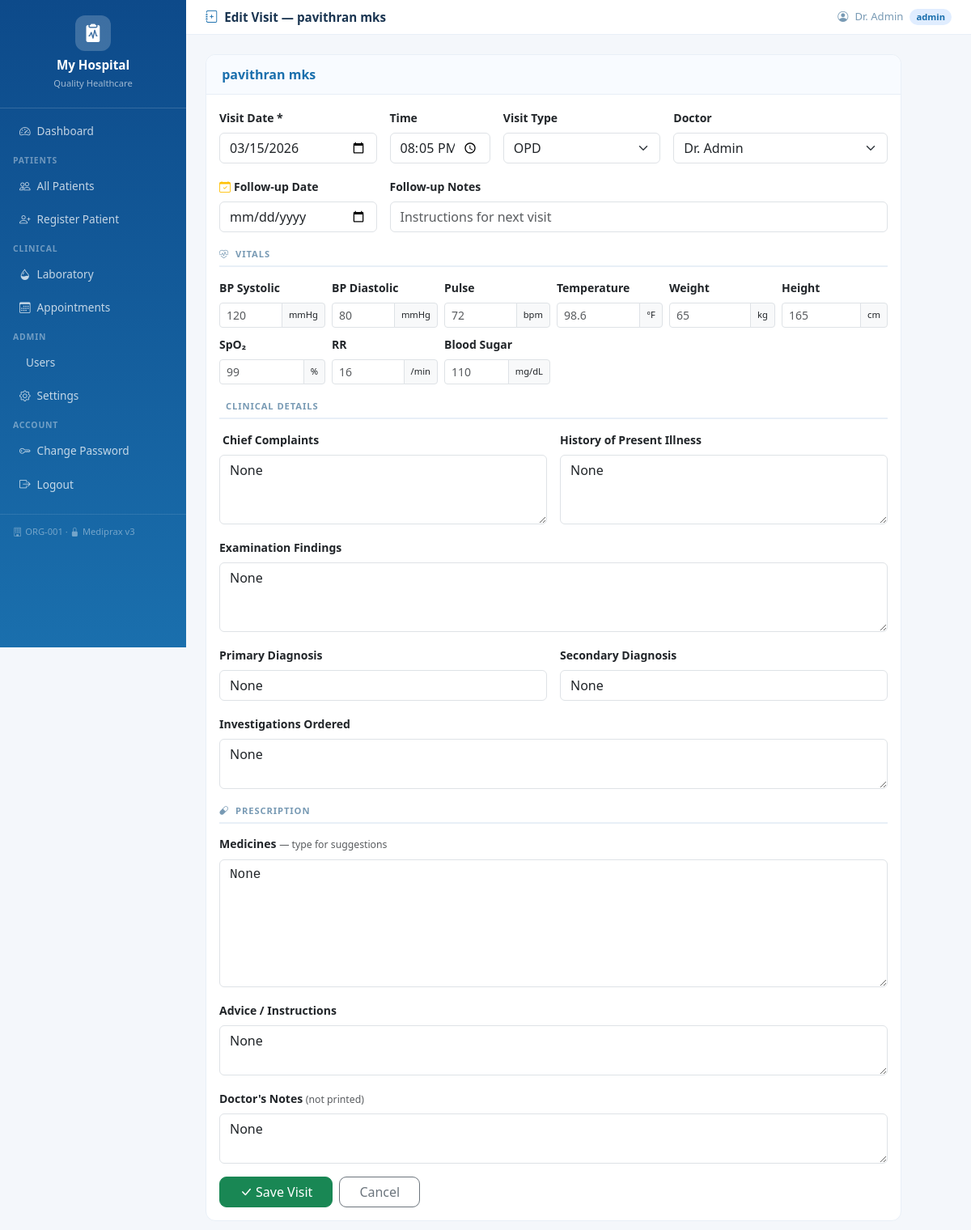
/visits/1/1/edit (signed in), run on the app's committed database.
### tables this page shows
CREATE TABLE hospitals(
            id         INTEGER PRIMARY KEY AUTOINCREMENT,
            name       TEXT NOT NULL,
            tagline    TEXT DEFAULT 'Quality Healthcare',
            address    TEXT DEFAULT '',
            phone      TEXT DEFAULT '',
            email      TEXT DEFAULT '',
            color1     TEXT DEFAULT '#1a6fad',
            color2     TEXT DEFAULT '#0e9f8b',
            is_active  INTEGER DEFAULT 1,
            created_at TIMESTAMP DEFAULT CURRENT_TIMESTAMP
        , org_id TEXT);

CREATE TABLE patients(
            id                INTEGER PRIMARY KEY AUTOINCREMENT,
            hospital_id       INTEGER NOT NULL,
            uhid              TEXT,
            name              TEXT NOT NULL,
            dob               DATE,
            age               INTEGER,
            gender            TEXT,
            guardian_name     TEXT DEFAULT '',
            guardian_relation TEXT DEFAULT '',
            emergency_contact TEXT DEFAULT '',
            emergency_phone   TEXT DEFAULT '',
            insurance         TEXT DEFAULT '',
            insurance_no      TEXT DEFAULT '',
            blood_group       TEXT DEFAULT '',
            rh_factor         TEXT DEFAULT '',
            height_cm         INTEGER,
            address           TEXT DEFAULT '',
            city              TEXT DEFAULT '',
            state             TEXT DEFAULT '',
            phone             TEXT DEFAULT '',
            email             TEXT DEFAULT '',
            individual_number TEXT DEFAULT '',
            occupation        TEXT DEFAULT '',
            marital_status    TEXT DEFAULT '',
            religion          TEXT DEFAULT '',
            nationality       TEXT DEFAULT 'Indian',
            comorbidity       TEXT DEFAULT '',
            known_allergies   TEXT DEFAULT '',
            past_medical_history TEXT DEFAULT '',
            past_surgical_history TEXT DEFAULT '',
            family_history    TEXT DEFAULT '',
            habits            TEXT DEFAULT '',
            patient_type      TEXT DEFAULT 'OPD'
                              CHECK(patient_type IN ('OPD','IPD','Emergency')),
            created_at        TIMESTAMP DEFAULT CURRENT_TIMESTAMP,
            updated_at        TIMESTAMP DEFAULT CURRENT_TIMESTAMP, org_id TEXT,
            FOREIGN KEY (hospital_id) REFERENCES hospitals(id)
        );

CREATE TABLE users(
            id            INTEGER PRIMARY KEY AUTOINCREMENT,
            hospital_id   INTEGER NOT NULL,
            username      TEXT UNIQUE NOT NULL,
            password_hash TEXT NOT NULL,
            role          TEXT NOT NULL DEFAULT 'nurse'
                          CHECK(role IN ('admin','doctor','nurse','patient')),
            name          TEXT NOT NULL,
            specialization TEXT DEFAULT '',
            phone         TEXT DEFAULT '',
            patient_id    INTEGER,
            created_at    TIMESTAMP DEFAULT CURRENT_TIMESTAMP,
            FOREIGN KEY (hospital_id) REFERENCES hospitals(id)
        );

CREATE TABLE visits(
            id            INTEGER PRIMARY KEY AUTOINCREMENT,
            hospital_id   INTEGER NOT NULL,
            patient_id    INTEGER NOT NULL,
            admission_id  INTEGER,
            visit_type    TEXT DEFAULT 'OPD'
                          CHECK(visit_type IN ('OPD','IPD','Emergency')),
            token_no      INTEGER,
            visit_date    DATE NOT NULL,
            visit_time    TIME,
            doctor_id     INTEGER,
            complaints    TEXT DEFAULT '',
            history_of_illness TEXT DEFAULT '',
            examination_findings TEXT DEFAULT '',
            primary_diagnosis TEXT DEFAULT '',
            secondary_diagnosis TEXT DEFAULT '',
            investigation TEXT DEFAULT '',
            prescription  TEXT DEFAULT '',
            notes         TEXT DEFAULT '',
            advice        TEXT DEFAULT '',
            -- Vitals
            bp_systolic   INTEGER,
            bp_diastolic  INTEGER,
            pulse         INTEGER,
            temperature   REAL,
            weight        REAL,
            height        INTEGER,
            spo2          INTEGER,
            rr            INTEGER,
            blood_sugar   REAL,
            -- Follow-up
            followup_date DATE,
            followup_notes TEXT DEFAULT '',
            created_by    INTEGER,
            created_at    TIMESTAMP DEFAULT CURRENT_TIMESTAMP,
            FOREIGN KEY (hospital_id) REFERENCES hospitals(id),
            FOREIGN KEY (patient_id)  REFERENCES patients(id)
        );

### app/routes/visit_routes.py (the view, shortened to what this page needs)
@visit_routes.route('/<int:pid>/<int:vid>/edit', methods=['GET','POST'])
def edit_visit(pid, vid):
    if not _ok(): return redirect(url_for('auth.login'))
    if not _rw(): flash('Read-only.','danger'); return redirect(url_for('patients.patient_detail',pid=pid))
    hid = _hid(); db = get_db()
    patient   = db.execute('SELECT * FROM patients WHERE id=? AND hospital_id=?',(pid,hid)).fetchone()
    raw_visit = db.execute('SELECT * FROM visits WHERE id=? AND patient_id=? AND hospital_id=?',(vid,pid,hid)).fetchone()
    if not raw_visit: flash('Not found.','danger'); return redirect(url_for('patients.patient_detail',pid=pid))
    doctors = db.execute("SELECT id,name FROM users WHERE hospital_id=? AND role IN ('admin','doctor') ORDER BY name",(hid,)).fetchall()
    pt = {k:(patient[k] if k in patient.keys() else None)
          for k in ['id','name','age','gender','blood_group','comorbidity','dob','known_allergies']}
    return render_template('visit_form.html', patient=pt, visit=_sv(raw_visit),
                           doctors=[dict(d) for d in doctors],
                           today=date.today().isoformat(),
                           now_time=datetime.now().strftime('%H:%M'))

### templates/visit_form.html (shortened to what this page needs)
{% extends "base.html" %}
{% block page_title %}<i class="bi bi-journal-plus me-2 text-primary"></i>{% if visit %}Edit{% else %}New{% endif %} Visit — {{ patient.name }}{% endblock %}
{% block content %}
<div class="card" style="max-width:860px">
  <div class="card-header d-flex justify-content-between align-items-center flex-wrap gap-2">
    <div>
      <span class="fw-semibold text-primary">{{ patient.name }}</span>
    </div>
  </div>
  <div class="card-body">
    <form method="POST">
      <div class="row g-3 mb-3">
        <div class="col-md-3"><label class="form-label small fw-semibold">Visit Date *</label>
          <input type="date" name="visit_date" class="form-control" value="{{ visit.visit_date if visit else today }}" required/></div>
        <div class="col-md-2"><label class="form-label small fw-semibold">Time</label>
          <input type="time" name="visit_time" class="form-control" value="{{ visit.visit_time if visit else now_time }}"/></div>
        <div class="col-md-3"><label class="form-label small fw-semibold">Visit Type</label>
          <select name="visit_type" class="form-select">
            {% for t in ['OPD','IPD','Emergency'] %}<option value="{{ t }}" {% if visit and visit.visit_type==t %}selected{% elif not visit and t=='OPD' %}selected{% endif %}>{{ t }}</option>{% endfor %}
          </select></div>
        <div class="col-md-4"><label class="form-label small fw-semibold">Doctor</label>
          <select name="doctor_id" class="form-select">
            {% for d in doctors %}<option value="{{ d.id }}" {% if visit and visit.doctor_id==d.id %}selected{% endif %}>{{ d.name }}</option>{% endfor %}
          </select></div>
        <div class="col-md-3"><label class="form-label small fw-semibold"><i class="bi bi-calendar-check me-1 text-warning"></i>Follow-up Date</label>
          <input type="date" name="followup_date" class="form-control" value="{{ visit.followup_date if visit and visit.followup_date else '' }}"/></div>
        <div class="col-md-9"><label class="form-label small fw-semibold">Follow-up Notes</label>
          <input type="text" name="followup_notes" class="form-control" value="{{ visit.followup_notes if visit and visit.followup_notes else '' }}" placeholder="Instructions for next visit"/></div>
      </div>
      <div class="section-header"><i class="bi bi-heart-pulse me-2"></i>Vitals</div>
      <div class="row g-2 mb-3">
        {% for fname, label, placeholder, unit, step in [
          ('bp_systolic','BP Systolic','120','mmHg','1'),
          ('bp_diastolic','BP Diastolic','80','mmHg','1'),
          ('pulse','Pulse','72','bpm','1'),
          ('temperature','Temperature','98.6','°F','0.1'),
          ('weight','Weight','65','kg','0.1'),
          ('height','Height','165','cm','1'),
          ('spo2','SpO₂','99','%','1'),
          ('rr','RR','16','/min','1'),
          ('blood_sugar','Blood Sugar','110','mg/dL','0.1')] %}
        <div class="col-6 col-md-2">
          <label class="form-label small fw-semibold">{{ label }}</label>
          <div class="input-group input-group-sm">
            <input type="number" name="{{ fname }}" class="form-control" placeholder="{{ placeholder }}" step="{{ step }}" value="{{ visit[fname] if visit and visit[fname] else '' }}"/>
            <span class="input-group-text" style="font-size:.7rem">{{ unit }}</span>
          </div>
        </div>
        {% endfor %}
      </div>
      <div class="section-header">Clinical Details</div>
      <div class="row g-3 mb-3">
        <div class="col-md-6" style="position:relative">
          <label class="form-label small fw-semibold">Chief Complaints</label>
          <textarea name="complaints" id="complaintsInput" class="form-control" rows="3" placeholder="Type for suggestions — F→Fever, G→Giddiness…">{{ visit.complaints if visit else '' }}</textarea>
        </div>
        <div class="col-md-6">
          <label class="form-label small fw-semibold">History of Present Illness</label>
          <textarea name="history_of_illness" class="form-control" rows="3" placeholder="Duration, onset, progression…">{{ visit.history_of_illness if visit else '' }}</textarea>
        </div>
        <div class="col-12">
          <label class="form-label small fw-semibold">Examination Findings</label>
          <textarea name="examination_findings" class="form-control" rows="3" placeholder="General and systemic examination…">{{ visit.examination_findings if visit else '' }}</textarea>
        </div>
        <div class="col-md-6">
          <label class="form-label small fw-semibold">Primary Diagnosis</label>
          <input type="text" name="primary_diagnosis" class="form-control" value="{{ visit.primary_diagnosis if visit else '' }}" placeholder="e.g. Acute Pharyngitis"/></div>
        <div class="col-md-6">
          <label class="form-label small fw-semibold">Secondary Diagnosis</label>
          <input type="text" name="secondary_diagnosis" class="form-control" value="{{ visit.secondary_diagnosis if visit else '' }}" placeholder="e.g. Hypertension"/></div>
        <div class="col-12">
          <label class="form-label small fw-semibold">Investigations Ordered</label>
          <textarea name="investigation" class="form-control" rows="2" placeholder="CBC, LFT, KFT, ECG, X-Ray…">{{ visit.investigation if visit else '' }}</textarea>
        </div>
      </div>
      <div class="section-header"><i class="bi bi-capsule me-2"></i>Prescription</div>
      <div class="mb-3" style="position:relative">
        <label class="form-label small fw-semibold">Medicines <small class="text-muted fw-normal">— type for suggestions</small></label>
        <textarea name="prescription" id="prescriptionInput" class="form-control font-monospace" rows="6" placeholder="Tab. Paracetamol 500mg  — 1-0-1 × 5 days&#10;Tab. Amoxicillin 500mg  — 1-1-1 × 7 days">{{ visit.prescription if visit else '' }}</textarea>
      </div>
      <div class="mb-3">
        <label class="form-label small fw-semibold">Advice / Instructions</label>
        <textarea name="advice" class="form-control" rows="2" placeholder="Rest, diet, activity restrictions…">{{ visit.advice if visit else '' }}</textarea>
      </div>
      <div class="mb-3">
        <label class="form-label small fw-semibold">Doctor's Notes <small class="text-muted fw-normal">(not printed)</small></label>
        <textarea name="notes" class="form-control" rows="2" placeholder="Internal notes…">{{ visit.notes if visit else '' }}</textarea>
      </div>
      <div class="d-flex gap-2">
        <button type="submit" class="btn btn-success px-4" style="border-radius:9px"><i class="bi bi-check-lg me-1"></i>Save Visit</button>
        <a href="{{ url_for('patients.patient_detail', pid=patient.id) }}" class="btn btn-outline-secondary px-4" style="border-radius:9px">Cancel</a>
      </div>
    </form>
  </div>
</div>
{% endblock %}

### templates/base.html (shortened to what this page needs)
<!DOCTYPE html>
<html lang="en">
<head>
  <link href="https://cdn.jsdelivr.net/npm/bootstrap@5.3.2/dist/css/bootstrap.min.css" rel="stylesheet"/>
  <link href="https://cdn.jsdelivr.net/npm/bootstrap-icons@1.11.3/font/bootstrap-icons.min.css" rel="stylesheet"/>
  <link rel="stylesheet" href="{{ url_for('static', filename='css/style.css') }}"/>
</head>
<body>
<nav id="sidebar">
  <div class="brand">
    <div class="brand-icon"><i class="bi bi-clipboard2-pulse-fill"></i></div>
    <h5>{{ hospital.name }}</h5>
    <small>{{ hospital.tagline }}</small>
  </div>
  <ul class="nav flex-column mt-2">
    {% if session.role != 'patient' %}
    <li class="nav-item"><a href="{{ url_for('auth.dashboard') }}" class="nav-link {% if request.endpoint=='auth.dashboard' %}active{% endif %}"><i class="bi bi-speedometer2"></i> Dashboard</a></li>
    <li class="nav-label">Patients</li>
    <li class="nav-item"><a href="{{ url_for('patients.patients') }}" class="nav-link {% if 'patients.' in (request.endpoint or '') %}active{% endif %}"><i class="bi bi-people"></i> All Patients</a></li>
    {% if session.role in ('admin','doctor') %}
    <li class="nav-item"><a href="{{ url_for('patients.add_patient_view') }}" class="nav-link"><i class="bi bi-person-plus"></i> Register Patient</a></li>
    {% endif %}
    <li class="nav-label">Clinical</li>
    <li class="nav-item"><a href="{{ url_for('lab.lab_list') }}" class="nav-link {% if 'lab.' in (request.endpoint or '') %}active{% endif %}"><i class="bi bi-droplet-half"></i> Laboratory</a></li>
    <li class="nav-item"><a href="{{ url_for('appointments.appointments') }}" class="nav-link {% if 'appointments.' in (request.endpoint or '') %}active{% endif %}"><i class="bi bi-calendar3"></i> Appointments</a></li>
    {% if session.role == 'admin' %}
    <li class="nav-label">Admin</li>
    <li class="nav-item"><a href="{{ url_for('auth.users') }}" class="nav-link {% if request.endpoint=='auth.users' %}active{% endif %}"> Users</a></li>
    <li class="nav-item"><a href="{{ url_for('settings.hospital_settings') }}" class="nav-link {% if 'settings.' in (request.endpoint or '') %}active{% endif %}"><i class="bi bi-gear"></i> Settings</a></li>
    {% endif %}
    {% else %}
    <li class="nav-item"><a href="{{ url_for('patients.patient_detail', pid=session.patient_id) }}" class="nav-link active"><i class="bi bi-file-medical"></i> My Records</a></li>
    {% endif %}
    <li class="nav-label">Account</li>
    <li class="nav-item"><a href="{{ url_for('auth.change_password') }}" class="nav-link"><i class="bi bi-key"></i> Change Password</a></li>
    <li class="nav-item"><a href="{{ url_for('auth.logout') }}" class="nav-link"><i class="bi bi-box-arrow-right"></i> Logout</a></li>
  </ul>
  <div class="sidebar-footer">
    {% if hospital.org_id %}<i class="bi bi-building me-1"></i>{{ hospital.org_id }} &middot; {% endif %}
    <i class="bi bi-lock-fill me-1"></i>Mediprax v3
  </div>
</nav>
<div id="topbar">
  <div class="d-flex align-items-center gap-2">
    <p class="page-title mb-0">{% block page_title %}{% endblock %}</p>
  </div>
  <div class="user-pill">
    <i class="bi bi-person-circle"></i>
    <span>{{ session.name }}</span>
    <span class="role-badge role-{{ session.role }}">{{ session.role }}</span>
  </div>
</div>
<div id="main">
  {% block content %}{% endblock %}
</div>
</body>
</html>

### data on the page
hospitals: name "My Hospital", tagline "Quality Healthcare", org_id "ORG-001"
patients: name "pavithran mks"
users: role "admin"
visits: visit_date "03/15/2026", visit_time "20:05", visit_type "OPD", doctor_id "Dr. Admin"

### other printed values
{{ session.name }} "Dr. Admin"
{{ label }} "BP Systolic" "BP Diastolic" "Pulse" "Temperature" "Weight" "Height" "SpO₂" "RR" "Blood Sugar"
{{ unit }} "mmHg" "mmHg" "bpm" "°F" "kg" "cm" "%" "/min" "mg/dL"
